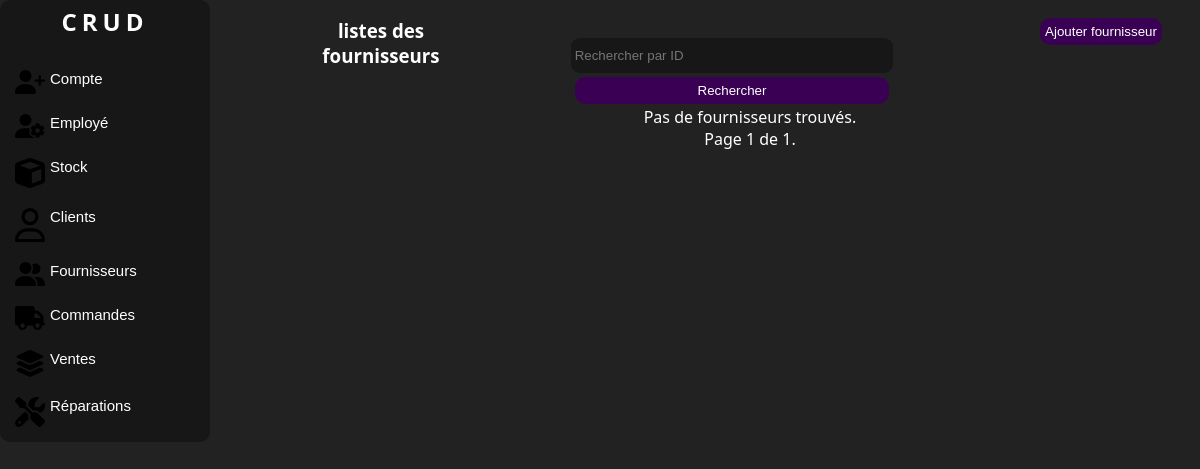
/fournisseurs/ (signed in), run on an earlier commit of the app's database.
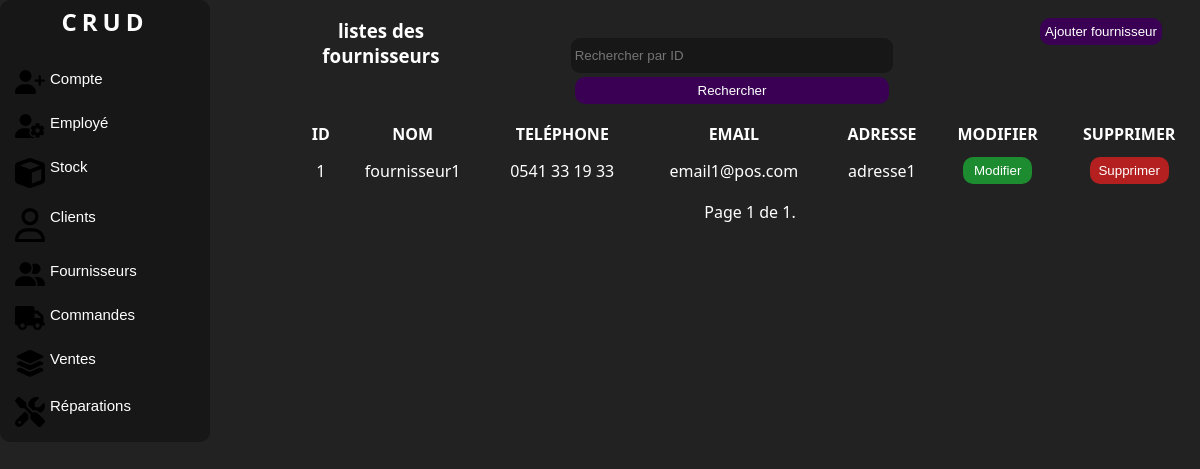
And on a later commit of the database.
### manager/models.py (models this page shows, shortened)
class Supplier(models.Model):
    name = models.CharField(max_length=100)
    phone = PhoneNumberField(unique=True,region='DZ')
    email = models.EmailField(unique=True)
    address = models.TextField()

### manager/views.py (the view)
# urls.py: path('fournisseurs/', views.SupplierListView.as_view(), name='supplier-list'),
class SupplierListView(LoginRequiredMixin, ListView):
    model = Supplier
    template_name = 'listefournisseur.html'
    context_object_name = 'suppliers'
    paginate_by = 10
    form_class = FilterForm
    def get_queryset(self):
        queryset = super().get_queryset()
        query = self.request.GET.get('query')
        if query:
            queryset = queryset.filter(id=query)
        return queryset
    def get_context_data(self, **kwargs):
        context = super().get_context_data(**kwargs)
        context['form'] = FilterForm(self.request.GET)
        return context

### manager/forms.py
class FilterForm(forms.Form):
    query = forms.IntegerField(label='', required=False,
                               widget=forms.TextInput(attrs={'placeholder': 'Rechercher par ID'}))

### manager/templates/listefournisseur.html (shortened to what this page needs)
<!DOCTYPE html>
<html lang="en">
<head>
    <link rel="stylesheet" href="../static/css/style.css">
    <link rel="stylesheet" href="../static/css/accueil.css">
</head>
<body>
<div class="corp">
    <div class="nav">
        <div class="logo">
            <a href="menu.html" class="link"><h2>CRUD</h2></a>
        </div>
        <br>
        <button class="value">
            <a class="link" href="listecompte.html"> Compte </a>
        </button>
        <button class="value">
            <a class="link" href="listeemploye.html">Employé </a>
        </button>
        <button class="value">
            <a class="link" href="listeproduit.html"> Stock </a>
        </button>
        <button class="value">
            <a class="link" href="listeclient.html"> Clients </a>
        </button>
        <button class="value">
            <a class="link" href="listefournisseur.html"> Fournisseurs </a>
        </button>
        <button class="value">
            <a class="link" href="listecommande.html">Commandes </a>
        </button>
        <button class="value">
            <a class="link" href="listevente.html">Ventes </a>
        </button>
        <button class="value">
            <a class="link" href="listereparation.html"> Réparations </a>
        </button>
    </div>
    <div class="liste">
        <div class="c1">
            <div class="colone1"><h3>listes des fournisseurs</h3></div>
            <div class="colone1">
                <form method="GET" action="">
                    {{ form }}
                    <button class="button" type="submit">Rechercher</button>
                </form>
            </div>
            <div class="colone1">
                <button class="button"><a href="{% url 'add-supplier' %}" class="link">Ajouter fournisseur</a></button>
            </div>
        </div>
        <div class="c2">
            {% if suppliers %}
            <table>
                <thead>
                <tr>
                    <th>Id</th>
                    <th>Nom</th>
                    <th>Teléphone</th>
                    <th>Email</th>
                    <th>Adresse</th>
                    <th>Modifier</th>
                    <th>Supprimer</th>
                </tr>
                </thead>
                <tbody id="tbody">
                {% for supplier in suppliers %}
                <tr>
                    <td>{{ supplier.id }}</td>
                    <td>{{ supplier.name }}</td>
                    <td>{{ supplier.phone }}</td>
                    <td>{{ supplier.email }}</td>
                    <td>{{ supplier.address }}</td>
                    <td>
                        <button class="button" id="modifier"
                                onclick="location.href='{% url 'update-supplier' supplier.id %}';">Modifier
                        </button>
                    </td>
                    <td>
                        <button class="button" id="supprimer"
                                onclick="location.href='{% url 'delete-supplier' supplier.id %}';">Supprimer
                        </button>
                    </td>
                </tr>
                {% endfor %}
                </tbody>
            </table>
            {% else %}
            <p>Pas de fournisseurs trouvés.</p>
            {% endif %}
            <div class="pagination">
                <span class="step-links">
                    <span class="current">
                        Page {{ page_obj.number }} de {{ page_obj.paginator.num_pages }}.
                    </span>
                </span>
            </div>
        </div>
    </div>
</body>
</html>

What changed in the data, as far as the page shows it:
added Supplier: id "1", name "fournisseur1", phone "0541 33 19 33", email "email1@pos.com", address "adresse1"
Also different on the page:
text no longer shown: "Pas de fournisseurs trouvés."
text now shown: "ID NOM TELÉPHONE EMAIL ADRESSE MODIFIER SUPPRIMER"
